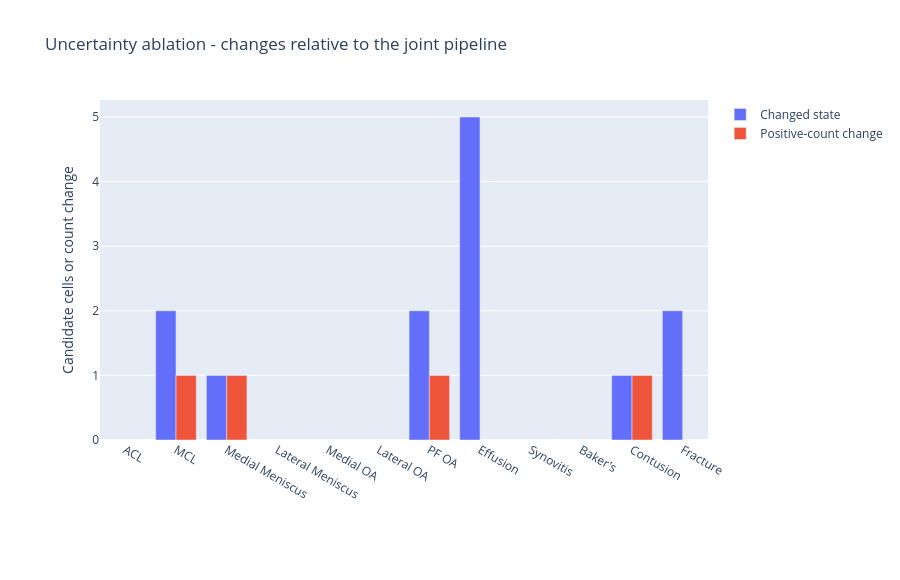

Source (notebook cell):
### Markdown cell above
## 07 · Remove uncertainty from the joint construction

Uncertainty handling is compared on the exact same inputs, without forcing missing values to zero.

Each figure saves its numerical specification, native Plotly JSON, interactive HTML, and PNG companion. The PNG is emitted separately and remains in the saved notebook.

### Code cell
display_saved(7)

### Figure 1 — Plotly figure (JSON) as saved in the notebook; plotly's stock layout.template omitted (floating-point values rounded to 4 significant figures)
{"data": [{"name": "Changed state", "type": "bar", "x": ["ACL", "MCL", "Medial Meniscus", "Lateral Meniscus", "Medial OA", "Lateral OA", "PF OA", "Effusion", "Synovitis", "Baker's", "Contusion", "Fracture"], "y": [0, 2, 1, 0, 0, 0, 2, 5, 0, 0, 1, 2]}, {"name": "Positive-count change", "type": "bar", "x": ["ACL", "MCL", "Medial Meniscus", "Lateral Meniscus", "Medial OA", "Lateral OA", "PF OA", "Effusion", "Synovitis", "Baker's", "Contusion", "Fracture"], "y": [0, 1, 1, 0, 0, 0, 1, 0, 0, 0, 1, 0]}], "layout": {"barmode": "group", "height": 580, "margin": {"b": 140, "l": 100}, "meta": {"numeric_spec_sha256": "993edceded7ec3af372483e701e49a133ff7cd46fb571dd4b4cce267c16d8c70", "role": "aggregate_supervision_diagnostic"}, "title": {"text": "Uncertainty ablation - changes relative to the joint pipeline"}, "yaxis": {"title": {"text": "Candidate cells or count change"}}}}
